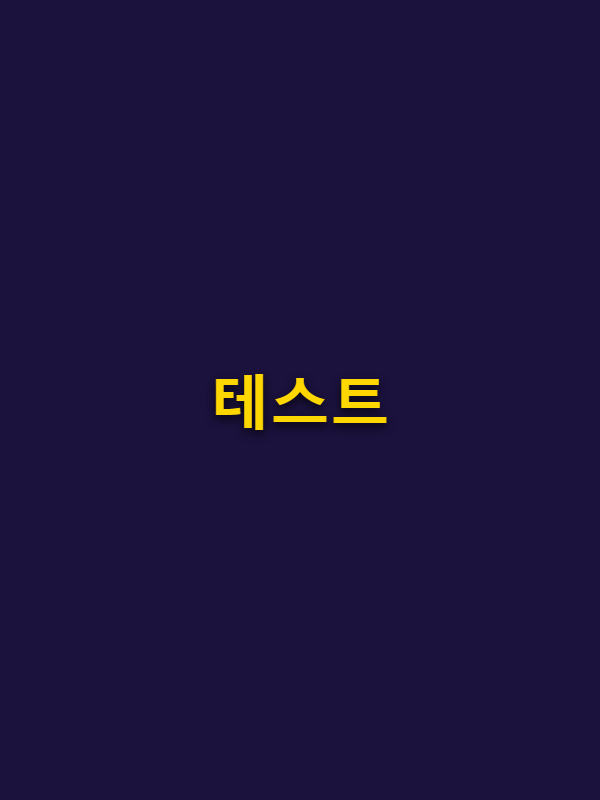
#> input picture learning/games/clue/test_render.png, 600 x 800 px
$ python fix_title.py test_render.png test_render.png test_render.png
#> lines starting #> are read from the running program, lines starting #| are printed output that depends on the picture
import sys
import os
import math
from PIL import Image, ImageDraw, ImageFont

FONT_PATH = "C:/Windows/Fonts/malgunbd.ttf"

def get_font(size):
    try:
        return ImageFont.truetype(FONT_PATH, size)
    except:
        return ImageFont.load_default()

def draw_star(draw, cx, cy, r_outer, r_inner, num_points=5, fill=(255, 223, 0, 255), outline=(0, 0, 0, 255), width=3):
    points = []
    angle_step = math.pi / num_points
    for i in range(2 * num_points):
        r = r_outer if i % 2 == 0 else r_inner
        angle = i * angle_step - math.pi / 2
        x = cx + r * math.cos(angle)
        y = cy + r * math.sin(angle)
        points.append((x, y))
    draw.polygon(points, fill=fill, outline=outline, width=width)

def fix_title(src_path, dst_filename, title_text):
#> called with src_path = 'test_render.png', dst_filename = 'test_render.png', title_text = 'test_render.png'
    out_dir = r"E:\webprojects\class\learning\games\clue\assets\images\cards"
    dst_path = os.path.join(out_dir, dst_filename)

    img = Image.open(src_path).convert("RGBA")
    w, h = img.size
#> w = 600; h = 800
    draw = ImageDraw.Draw(img)

    # 1. Clean the top title text bubble area (top 8% to 22% of image)
    # The reference card has a dark purple starry sky at the top.
    # We cover the bad text area smoothly with dark purple starry night background.
    title_area_y1 = int(h * 0.08)
#> title_area_y1 = 64
    title_area_y2 = int(h * 0.25)
#> title_area_y2 = 200

    # Draw dark purple fill over old bad text bubble
    draw.rectangle([int(w * 0.12), title_area_y1, int(w * 0.88), title_area_y2], fill=(28, 20, 58, 255))

    # Add cute stars around the title area to blend seamlessly with background
    draw_star(draw, int(w * 0.16), int(h * 0.12), 16, 7, fill=(255, 225, 0, 255))
    draw_star(draw, int(w * 0.84), int(h * 0.12), 16, 7, fill=(255, 225, 0, 255))
    draw_star(draw, int(w * 0.20), int(h * 0.22), 12, 5, fill=(255, 255, 255, 230))
    draw_star(draw, int(w * 0.80), int(h * 0.22), 12, 5, fill=(255, 255, 255, 230))

    # 2. Render 100% PERFECT 3D Bubble Korean Title Text
    font_size = int(w * 0.15) if len(title_text) <= 3 else int(w * 0.12)
#> font_size = 72
    font = get_font(font_size)

    bbox = font.getbbox(title_text)
#> bbox = (0, 12, 565, 84)
    tw, th = bbox[2] - bbox[0], bbox[3] - bbox[1]
#> tw = 565; th = 72
    tx = (w - tw) // 2
#> tx = 17
    ty = title_area_y1 + (title_area_y2 - title_area_y1 - th) // 2 - 5
#> ty = 91

    # Black 3D Drop Shadow
    for offset in range(1, 10):
        draw.text((tx + offset, ty + offset), title_text, fill=(15, 10, 30, 255), font=font)

    # Thick White Bubble Stroke
    for dx in range(-11, 12):
        for dy in range(-11, 12):
            if dx*dx + dy*dy <= 121:
                draw.text((tx + dx, ty + dy), title_text, fill=(255, 255, 255, 255), font=font)

    # Dark Outline around white border
    for dx in range(-14, 15):
        for dy in range(-14, 15):
            if 121 < dx*dx + dy*dy <= 196:
                draw.text((tx + dx, ty + dy), title_text, fill=(25, 20, 45, 255), font=font)

    # Foreground Vibrant Gradient simulation (Cyan -> Yellow -> Pink/Orange)
    # Character by character color pop!
    colors = [
        (60, 200, 255, 255),   # Cyan / Blue
        (255, 220, 0, 255),    # Golden Yellow
        (255, 100, 150, 255),  # Hot Pink
        (255, 140, 0, 255),    # Orange
    ]

    # Draw title text per character with vibrant pop colors!
    curr_x = tx
#> curr_x = 17
    for i, char in enumerate(title_text):
        c_color = colors[i % len(colors)]
        draw.text((curr_x, ty), char, fill=c_color, font=font)
        c_bbox = font.getbbox(char)
        curr_x += (c_bbox[2] - c_bbox[0])
#> after the loop, curr_x = 594

    # Resize to standard card dimensions (600 x 800)
    resized = img.resize((600, 800), Image.Resampling.LANCZOS)
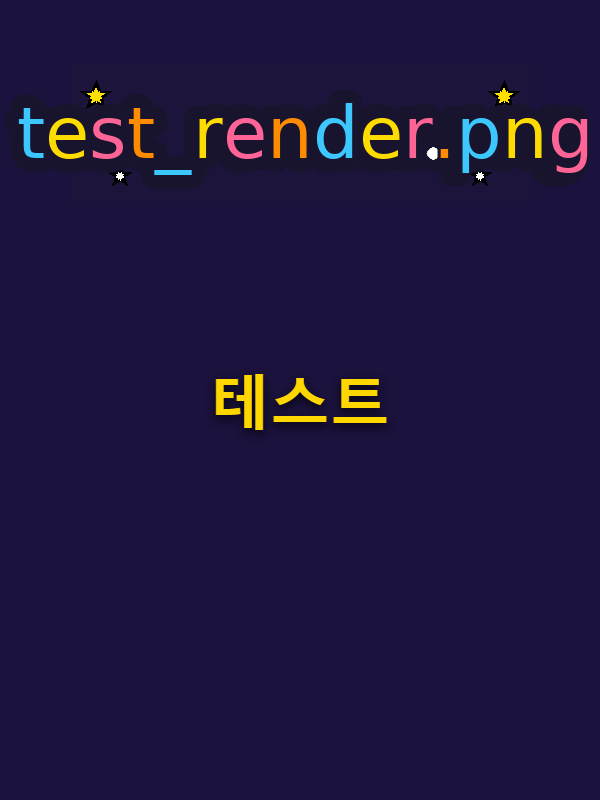
#> resized: PIL image 600x800 RGBA; mean R, G, B, A 31.5, 22.2, 60.1, 255; transparent parts drawn white
    resized.save(dst_path, "PNG")
    print(f"Fixed title card saved: {dst_filename} -> Title: '{title_text}'")

if __name__ == "__main__":
    if len(sys.argv) >= 4:
        fix_title(sys.argv[1], sys.argv[2], sys.argv[3])
